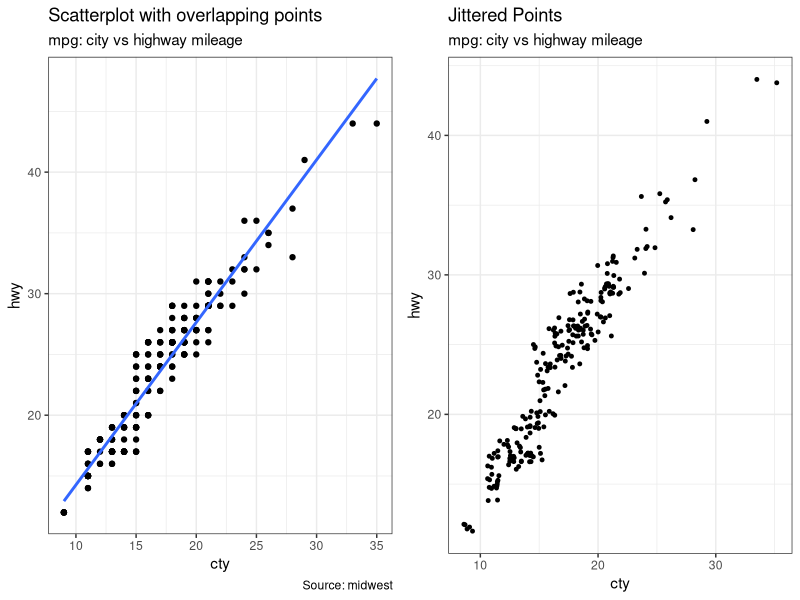

Write R code to recreate this figure.
# load package and data
library(ggplot2)
library(gridExtra)
data(mpg, package="ggplot2") # alternate source: "http://goo.gl/uEeRGu")
theme_set(theme_bw())  # pre-set the bw theme.

g <- ggplot(mpg, aes(cty, hwy))

# Scatterplot
p1<- g + geom_point() + 
      geom_smooth(method="lm", se=F) +
      labs(subtitle="mpg: city vs highway mileage", 
           y="hwy", 
           x="cty", 
           title="Scatterplot with overlapping points", 
           caption="Source: midwest")
# load package and data
library(ggplot2)
data(mpg, package="ggplot2")
# mpg <- read.csv("http://goo.gl/uEeRGu")

# Scatterplot
theme_set(theme_bw())  # pre-set the bw theme.
g <- ggplot(mpg, aes(cty, hwy))
p2<- g + geom_jitter(width = .5, size=1) +
      labs(subtitle="mpg: city vs highway mileage", 
           y="hwy", 
           x="cty", 
           title="Jittered Points")
grid.arrange(p1, p2, nrow = 1)

